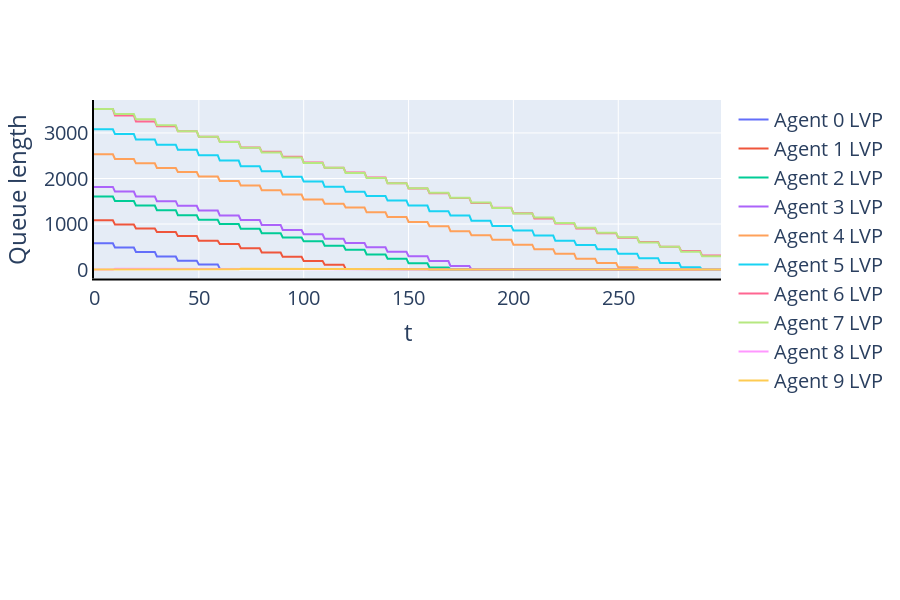
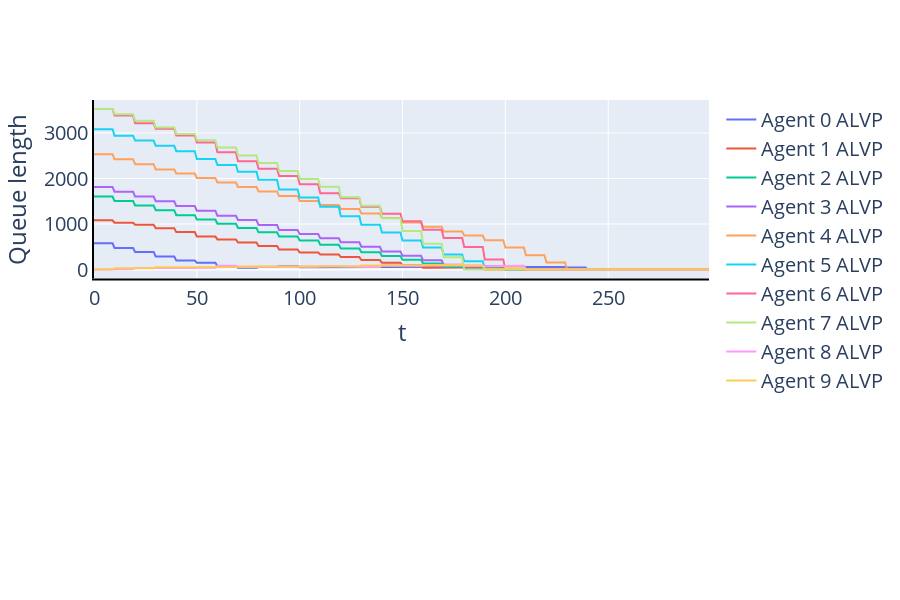
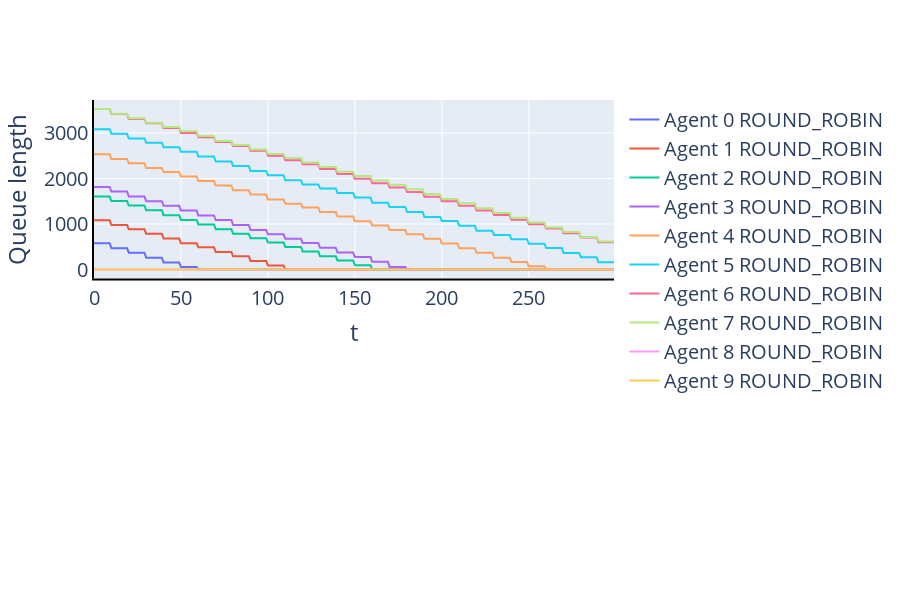
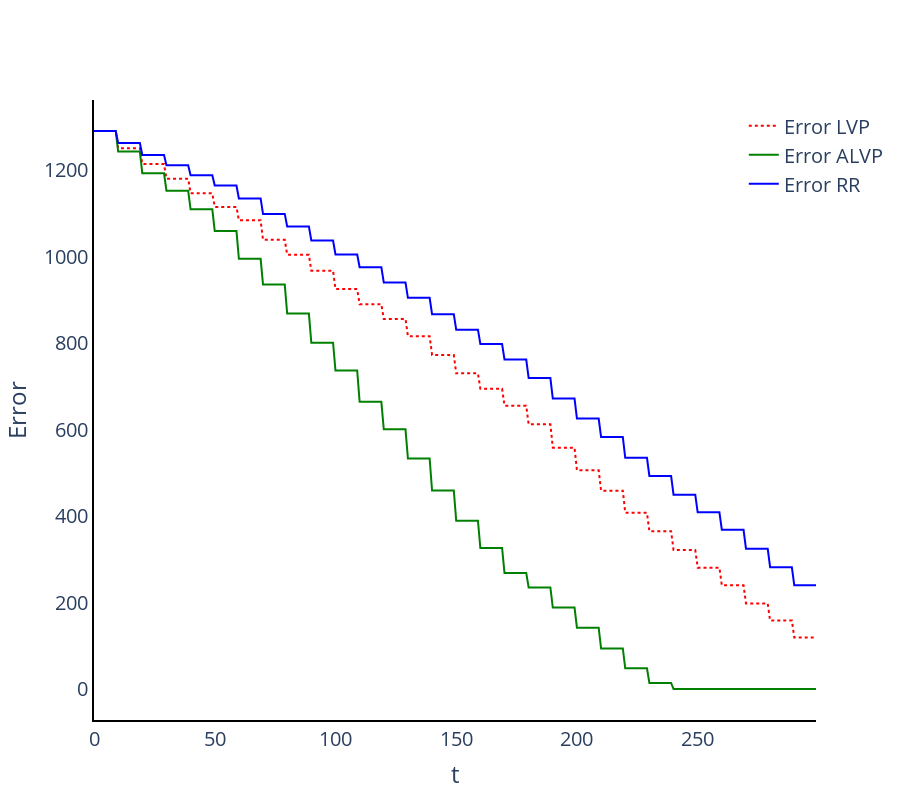

These figures' notebook cell, in order:
### Code cell
itr = 1
start = -1
iter_past = 0

for k in range(iter_past, itr):
    # Run LVP and extract sequnce
    do = k > start
    alg_lvp, lvp_seq = run(do, main.LVP, num_agents, num_steps, pars, True, productivities, ret_alg=True) 

    # Run ALVP
    do = k > start
    alg_alvp, alvp_seq = run(do, main.ALVP, num_agents, num_steps, pars, False, productivities, ret_alg=True) 

    # Run RR
    do = k > start
    alg_rr, rr_seq = run(do, main.ROUND_ROBIN, num_agents, num_steps, pars, False, productivities, ret_alg=True) 
    
    # Plot error plot
    layout = go.Layout(plot_bgcolor='rgba(0,0,0,0)')
    fig = go.Figure(layout=layout)

    fig.add_trace(go.Scatter(y=lvp_seq["Error"],
                                         x=list(range(len(lvp_seq))),
                                         name=f"Error LVP",
                                         mode="lines",
                            line={'dash': 'dot', 'color': 'red'}))

    fig.add_trace(go.Scatter(y=alvp_seq["Error"],
                                 x=list(range(len(alvp_seq))),
                                 name=f"Error ALVP",
                                 mode="lines",
                            line={'dash': 'solid', 'color': 'green'}))


    fig.add_trace(go.Scatter(y=rr_seq["Error"],
                                 x=list(range(len(rr_seq))),
                                 name=f"Error RR",
                                 mode="lines",
                            line={'dash': 'solid', 'color': 'blue'}))


    fig.update_layout(
        xaxis_title="t",
        yaxis_title="Error",
        legend = dict(
            yanchor="top",
            y=0.99,
            xanchor="left",
            x=0.9
        ),
        font = dict(size = 20),
        height=800
    )
    fig.update_xaxes(showline=True, linewidth=2, linecolor='black', gridcolor='white')
    fig.update_yaxes(showline=True, linewidth=2, linecolor='black', gridcolor='white')
    fig.show()

    fig.write_html(f"./trash/trash_{k}_{exp}_error.html");        
    
print("Finish")
iter_past = k

### Figure 1 — Plotly figure (JSON) as saved in the notebook; plotly's stock layout.template omitted (floating-point values rounded to 4 significant figures; data arrays with more than 128 entries replaced by an {"elided": "..."} marker saying what was removed)
{"data": [{"mode": "lines", "name": "Agent 0 LVP", "type": "scatter", "x": {"elided": "300 int values"}, "xaxis": "x", "y": {"elided": "300 float values"}, "yaxis": "y"}, {"mode": "lines", "name": "Agent 1 LVP", "type": "scatter", "x": {"elided": "300 int values"}, "xaxis": "x", "y": {"elided": "300 float values"}, "yaxis": "y"}, {"mode": "lines", "name": "Agent 2 LVP", "type": "scatter", "x": {"elided": "300 int values"}, "xaxis": "x", "y": {"elided": "300 float values"}, "yaxis": "y"}, {"mode": "lines", "name": "Agent 3 LVP", "type": "scatter", "x": {"elided": "300 int values"}, "xaxis": "x", "y": {"elided": "300 float values"}, "yaxis": "y"}, {"mode": "lines", "name": "Agent 4 LVP", "type": "scatter", "x": {"elided": "300 int values"}, "xaxis": "x", "y": {"elided": "300 float values"}, "yaxis": "y"}, {"mode": "lines", "name": "Agent 5 LVP", "type": "scatter", "x": {"elided": "300 int values"}, "xaxis": "x", "y": {"elided": "300 float values"}, "yaxis": "y"}, {"mode": "lines", "name": "Agent 6 LVP", "type": "scatter", "x": {"elided": "300 int values"}, "xaxis": "x", "y": {"elided": "300 float values"}, "yaxis": "y"}, {"mode": "lines", "name": "Agent 7 LVP", "type": "scatter", "x": {"elided": "300 int values"}, "xaxis": "x", "y": {"elided": "300 float values"}, "yaxis": "y"}, {"mode": "lines", "name": "Agent 8 LVP", "type": "scatter", "x": {"elided": "300 int values"}, "xaxis": "x", "y": {"elided": "300 float values"}, "yaxis": "y"}, {"mode": "lines", "name": "Agent 9 LVP", "type": "scatter", "x": {"elided": "300 int values"}, "xaxis": "x", "y": {"elided": "300 float values"}, "yaxis": "y"}], "layout": {"font": {"size": 20}, "height": 600, "xaxis": {"anchor": "y", "domain": [0, 1], "gridcolor": "white", "linecolor": "black", "linewidth": 2, "showline": true, "title": {"text": "t"}}, "xaxis2": {"anchor": "y2", "domain": [0, 1], "gridcolor": "white", "linecolor": "black", "linewidth": 2, "showline": true}, "yaxis": {"anchor": "x", "domain": [0.575, 1], "gridcolor": "white", "linecolor": "black", "linewidth": 2, "showline": true, "title": {"text": "Queue length"}}, "yaxis2": {"anchor": "x2", "domain": [0, 0.425], "gridcolor": "white", "linecolor": "black", "linewidth": 2, "showline": true}}}

### Figure 2 — Plotly figure (JSON) as saved in the notebook; plotly's stock layout.template omitted (floating-point values rounded to 4 significant figures; data arrays with more than 128 entries replaced by an {"elided": "..."} marker saying what was removed)
{"data": [{"mode": "lines", "name": "Agent 0 ALVP", "type": "scatter", "x": {"elided": "300 int values"}, "xaxis": "x", "y": {"elided": "300 float values"}, "yaxis": "y"}, {"mode": "lines", "name": "Agent 1 ALVP", "type": "scatter", "x": {"elided": "300 int values"}, "xaxis": "x", "y": {"elided": "300 float values"}, "yaxis": "y"}, {"mode": "lines", "name": "Agent 2 ALVP", "type": "scatter", "x": {"elided": "300 int values"}, "xaxis": "x", "y": {"elided": "300 float values"}, "yaxis": "y"}, {"mode": "lines", "name": "Agent 3 ALVP", "type": "scatter", "x": {"elided": "300 int values"}, "xaxis": "x", "y": {"elided": "300 float values"}, "yaxis": "y"}, {"mode": "lines", "name": "Agent 4 ALVP", "type": "scatter", "x": {"elided": "300 int values"}, "xaxis": "x", "y": {"elided": "300 float values"}, "yaxis": "y"}, {"mode": "lines", "name": "Agent 5 ALVP", "type": "scatter", "x": {"elided": "300 int values"}, "xaxis": "x", "y": {"elided": "300 float values"}, "yaxis": "y"}, {"mode": "lines", "name": "Agent 6 ALVP", "type": "scatter", "x": {"elided": "300 int values"}, "xaxis": "x", "y": {"elided": "300 float values"}, "yaxis": "y"}, {"mode": "lines", "name": "Agent 7 ALVP", "type": "scatter", "x": {"elided": "300 int values"}, "xaxis": "x", "y": {"elided": "300 float values"}, "yaxis": "y"}, {"mode": "lines", "name": "Agent 8 ALVP", "type": "scatter", "x": {"elided": "300 int values"}, "xaxis": "x", "y": {"elided": "300 float values"}, "yaxis": "y"}, {"mode": "lines", "name": "Agent 9 ALVP", "type": "scatter", "x": {"elided": "300 int values"}, "xaxis": "x", "y": {"elided": "300 float values"}, "yaxis": "y"}], "layout": {"font": {"size": 20}, "height": 600, "xaxis": {"anchor": "y", "domain": [0, 1], "gridcolor": "white", "linecolor": "black", "linewidth": 2, "showline": true, "title": {"text": "t"}}, "xaxis2": {"anchor": "y2", "domain": [0, 1], "gridcolor": "white", "linecolor": "black", "linewidth": 2, "showline": true}, "yaxis": {"anchor": "x", "domain": [0.575, 1], "gridcolor": "white", "linecolor": "black", "linewidth": 2, "showline": true, "title": {"text": "Queue length"}}, "yaxis2": {"anchor": "x2", "domain": [0, 0.425], "gridcolor": "white", "linecolor": "black", "linewidth": 2, "showline": true}}}

### Figure 3 — Plotly figure (JSON) as saved in the notebook; plotly's stock layout.template omitted (floating-point values rounded to 4 significant figures; data arrays with more than 128 entries replaced by an {"elided": "..."} marker saying what was removed)
{"data": [{"mode": "lines", "name": "Agent 0 ROUND_ROBIN", "type": "scatter", "x": {"elided": "300 int values"}, "xaxis": "x", "y": {"elided": "300 float values"}, "yaxis": "y"}, {"mode": "lines", "name": "Agent 1 ROUND_ROBIN", "type": "scatter", "x": {"elided": "300 int values"}, "xaxis": "x", "y": {"elided": "300 float values"}, "yaxis": "y"}, {"mode": "lines", "name": "Agent 2 ROUND_ROBIN", "type": "scatter", "x": {"elided": "300 int values"}, "xaxis": "x", "y": {"elided": "300 float values"}, "yaxis": "y"}, {"mode": "lines", "name": "Agent 3 ROUND_ROBIN", "type": "scatter", "x": {"elided": "300 int values"}, "xaxis": "x", "y": {"elided": "300 float values"}, "yaxis": "y"}, {"mode": "lines", "name": "Agent 4 ROUND_ROBIN", "type": "scatter", "x": {"elided": "300 int values"}, "xaxis": "x", "y": {"elided": "300 float values"}, "yaxis": "y"}, {"mode": "lines", "name": "Agent 5 ROUND_ROBIN", "type": "scatter", "x": {"elided": "300 int values"}, "xaxis": "x", "y": {"elided": "300 float values"}, "yaxis": "y"}, {"mode": "lines", "name": "Agent 6 ROUND_ROBIN", "type": "scatter", "x": {"elided": "300 int values"}, "xaxis": "x", "y": {"elided": "300 float values"}, "yaxis": "y"}, {"mode": "lines", "name": "Agent 7 ROUND_ROBIN", "type": "scatter", "x": {"elided": "300 int values"}, "xaxis": "x", "y": {"elided": "300 float values"}, "yaxis": "y"}, {"mode": "lines", "name": "Agent 8 ROUND_ROBIN", "type": "scatter", "x": {"elided": "300 int values"}, "xaxis": "x", "y": {"elided": "300 int values"}, "yaxis": "y"}, {"mode": "lines", "name": "Agent 9 ROUND_ROBIN", "type": "scatter", "x": {"elided": "300 int values"}, "xaxis": "x", "y": {"elided": "300 int values"}, "yaxis": "y"}], "layout": {"font": {"size": 20}, "height": 600, "xaxis": {"anchor": "y", "domain": [0, 1], "gridcolor": "white", "linecolor": "black", "linewidth": 2, "showline": true, "title": {"text": "t"}}, "xaxis2": {"anchor": "y2", "domain": [0, 1], "gridcolor": "white", "linecolor": "black", "linewidth": 2, "showline": true}, "yaxis": {"anchor": "x", "domain": [0.575, 1], "gridcolor": "white", "linecolor": "black", "linewidth": 2, "showline": true, "title": {"text": "Queue length"}}, "yaxis2": {"anchor": "x2", "domain": [0, 0.425], "gridcolor": "white", "linecolor": "black", "linewidth": 2, "showline": true}}}

### Figure 4 — Plotly figure (JSON) as saved in the notebook; plotly's stock layout.template omitted (floating-point values rounded to 4 significant figures; data arrays with more than 128 entries replaced by an {"elided": "..."} marker saying what was removed)
{"data": [{"line": {"color": "red", "dash": "dot"}, "mode": "lines", "name": "Error LVP", "type": "scatter", "x": {"elided": "300 int values"}, "y": {"elided": "300 float values"}}, {"line": {"color": "green", "dash": "solid"}, "mode": "lines", "name": "Error ALVP", "type": "scatter", "x": {"elided": "300 int values"}, "y": {"elided": "300 float values"}}, {"line": {"color": "blue", "dash": "solid"}, "mode": "lines", "name": "Error RR", "type": "scatter", "x": {"elided": "300 int values"}, "y": {"elided": "300 float values"}}], "layout": {"font": {"size": 20}, "height": 800, "legend": {"x": 0.9, "xanchor": "left", "y": 0.99, "yanchor": "top"}, "plot_bgcolor": "rgba(0,0,0,0)", "xaxis": {"gridcolor": "white", "linecolor": "black", "linewidth": 2, "showline": true, "title": {"text": "t"}}, "yaxis": {"gridcolor": "white", "linecolor": "black", "linewidth": 2, "showline": true, "title": {"text": "Error"}}}}
